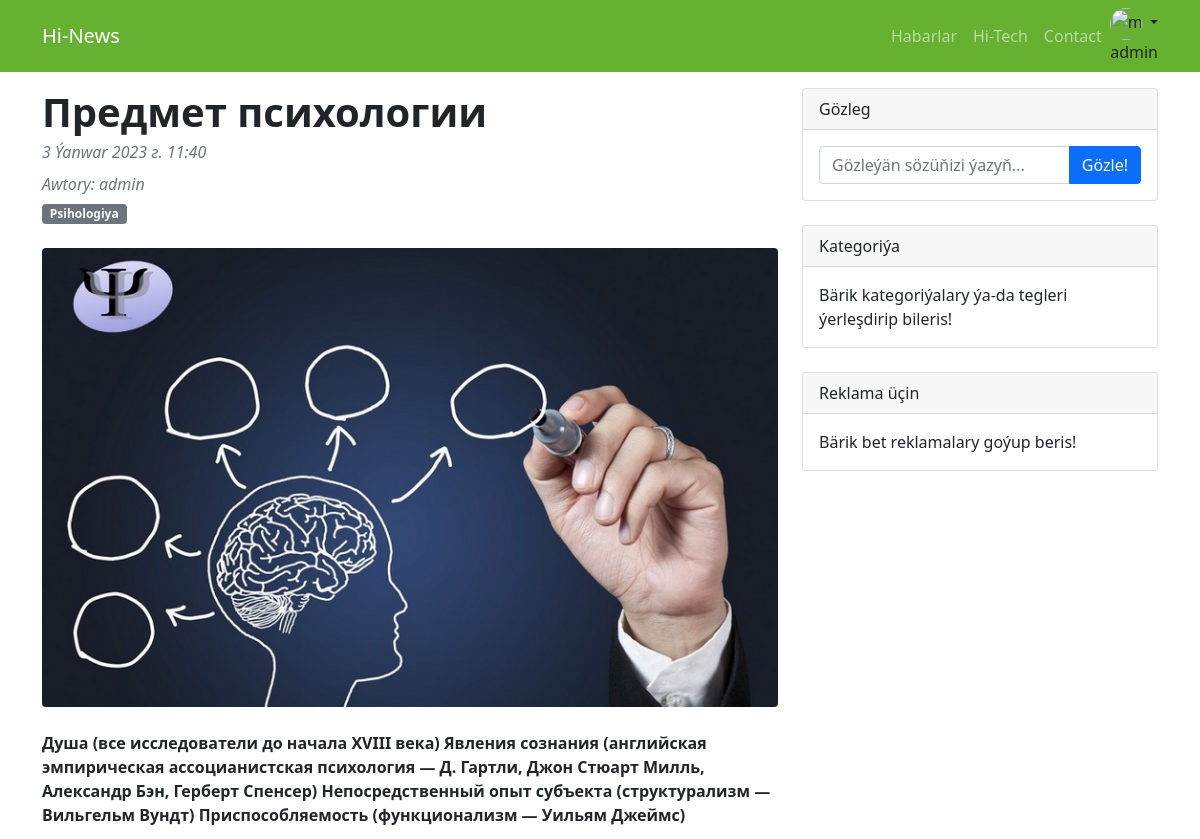
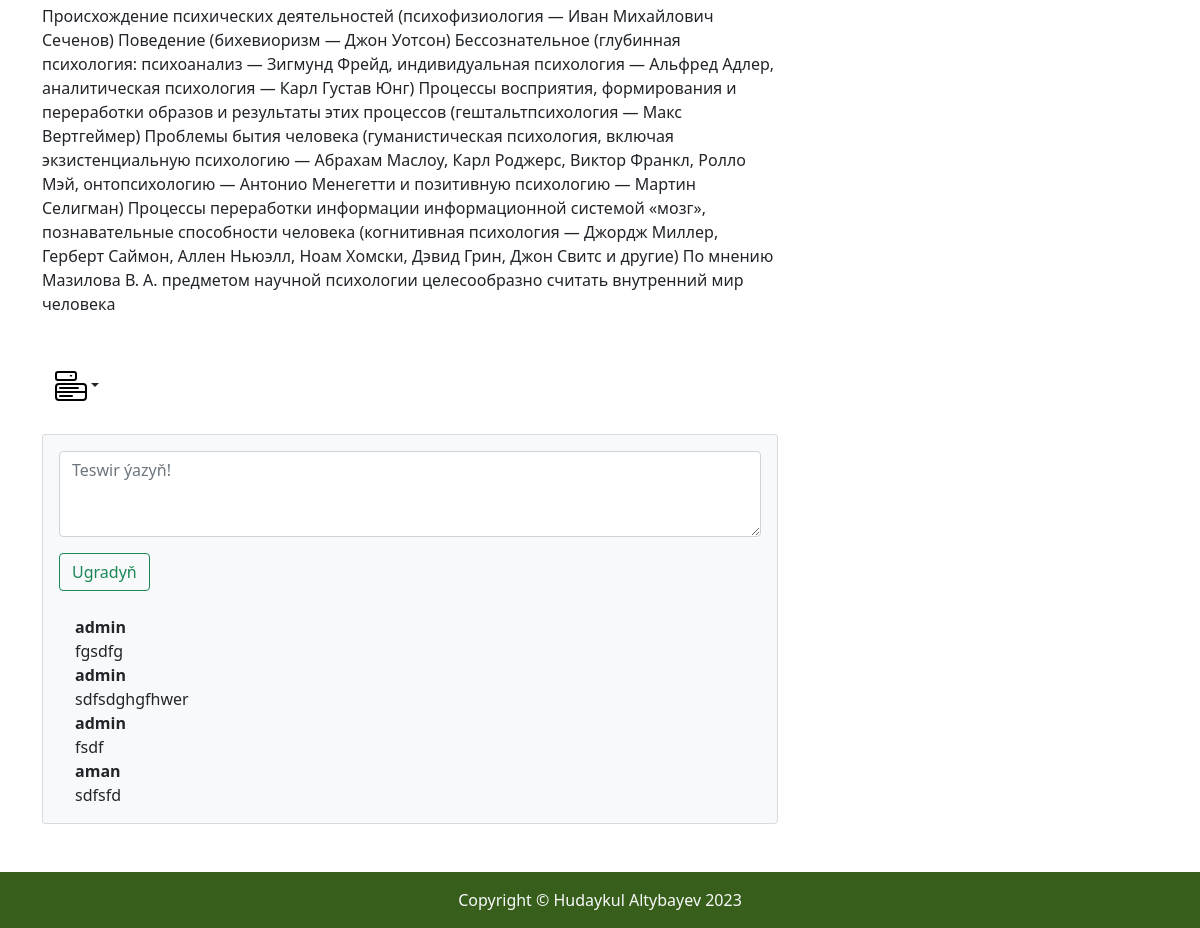
/1/ (signed in), run on the app's committed database (2 pictures, top to bottom).
### accounts/models.py (models this page shows)
class CustomUser(AbstractUser):
    age = models.PositiveIntegerField('yaşy', null=True, blank=True)

### articles/models.py (models this page shows, shortened)
class Article(models.Model):
    title = models.CharField(max_length=200)
    summary = models.CharField('Gysgaça', max_length=200, blank=True)
    body = RichTextField()
    category = models.ManyToManyField(Category, verbose_name='Kategoriyasy', related_name='blog_category')
    photo = models.ImageField(upload_to='images/', blank=True)
    date = models.DateTimeField(auto_now_add=True)
    author = models.ForeignKey(get_user_model(), on_delete=models.CASCADE)
    class Meta:
        verbose_name_plural = "Makala"

class Category(models.Model):
    name = models.CharField(max_length=100)
    class Meta:
        verbose_name_plural = "Kategoriýa"

class Comment(models.Model):
    article = models.ForeignKey(Article, on_delete=models.CASCADE, related_name='comments')
    text = models.TextField(max_length=1000)
    author = models.ForeignKey(get_user_model(), on_delete=models.CASCADE)
    parent = models.ForeignKey('self', verbose_name='esasy', on_delete=models.SET_NULL, blank=True, null=True)
    class Meta:
        verbose_name_plural = "Teswir"

### articles/views.py (the view)
# urls.py: path('<int:pk>/', ArticleDetailView.as_view(), name='article_detail'),
class ArticleDetailView(CategoryFilter, DetailView):
    model = Article
    template_name = 'article_detail.html'

### templates/article_detail.html (shortened to what this page needs)
{% extends 'base.html' %}
{% load static %}
{% block content %}
    <div class="col-lg-8 mt-3">
        <article>
            <header class="mb-4">
                <h1 class="fw-bolder mb-1">{{ article.title }}</h1>
                <div class="text-muted fst-italic mb-2">{{ article.date }}</div>
                <div class="text-muted fst-italic mb-2">Awtory: {{ article.author }}</div>
                {% for categor in article.category.all %}
                    <a class="badge bg-secondary text-decoration-none link-light" href="#!">{{ categor.name }}</a>
                {% endfor %}
            </header>
            <figure class="mb-4"><img class="img-fluid rounded"
                                      src="{{ article.photo.url }}" alt="{{ article.title }}"/></figure>
            <section class="mb-5">
                {{ article.body | safe }}
            </section>
            {% if user.is_superuser %}
                <div class="dropdown mb-4 ">
                    <i class="btn dropdown-toggle" type="button" aria-expanded="false" data-bs-toggle="dropdown"><img
                            src="{% static 'assets/menu-button.svg' %}" alt="Bootstrap" width="32" height="32"></i>
                </div>
            {% else %}
                <h2 class="visually-hidden"></h2>
            {% endif %}
        </article>
        <section class="mb-5">
            <div class="card bg-light">
                <div class="card-body">
                    <form action="{% url 'add_comment' article.id %}" method="post" class="mb-4">{% csrf_token %}
                        <textarea class="form-control" rows="3" name="text"
                                  placeholder="Teswir ýazyň!"></textarea>
                        {% if user.is_authenticated %}
                            <button type="submit" class="mt-3 btn btn-outline-success ">Ugradyň</button>
                        {% else %}
                            <div class="mt-2 alert alert-info" role="alert">
                                Teswir galdyrmak üçin ilki <a href="{% url 'login' %}" class="alert-link">agza boluň</a>.
                            </div>
                        {% endif %}
                    </form>
                    {% for comment in article.comments.all %}
                        <div class="d-flex">
                            <div class="ms-3">
                                <div class="fw-bold">{{ comment.author }}</div>
                                {{ comment.text }}
                            </div>
                        </div>
                    {% endfor %}
                </div>
            </div>
        </section>
    </div>
    {% include 'include/widget.html' %}
{% endblock content %}

### templates/base.html (shortened to what this page needs)
{% load static %}
<!DOCTYPE html>
<html class="h-100">
<head>
    <link rel="stylesheet" href="{% static 'bootstrap/css/bootstrap.min.css' %}">
    <link rel="stylesheet" href="{% static 'css/styles.css' %}">
    <link rel="stylesheet" href="{% static 'css/headers.css' %}">
</head>
<body class="d-flex flex-column h-100 ">
<nav class="navbar navbar-expand-lg navbar-dark " style="background-color: #66B032">
    <div class="container">
        <a class="navbar-brand" href="{% url 'article_list' %}">Hi-News</a>
        <div class="collapse navbar-collapse" id="navbarSupportedContent">
            <ul class="navbar-nav ms-auto mb-2 mb-lg-0">
                <li class="nav-item"><a class="nav-link" href="#">Habarlar</a></li>
                <li class="nav-item"><a class="nav-link" href="#!">Hi-Tech</a></li>
                <li class="nav-item"><a class="nav-link" href="#!">Contact</a></li>
            </ul>
            <div class="dropdown text-end">
                {% if user.is_authenticated %}
                    <a href="#" class="d-block link-dark text-decoration-none dropdown-toggle" id="dropdownUser1"
                       data-bs-toggle="dropdown" aria-expanded="false">
                        <img src="https://github.com/mdo.png" alt="mdo" width="32" height="32" class="rounded-circle">
                    </a>
                    {{ user.username }}
                {% else %}
                    <form class="form-inline ml-auto">
                        <a href="{% url 'login' %}" class="btn btn-outline-primary me-2">Girmek</a>
                        <a href="{% url 'signup' %}" class="btn btn-primary">Hasap açmak</a>
                    </form>
                {% endif %}
            </div>
        </div>
    </div>
</nav>
<div class="container">
    <div class="row">
        {% block content %}
        {% endblock content %}
    </div>
</div>
<footer class="footer mt-auto py-3 " style="background-color: #375F1B">
  <div class="container">
    <p class="m-0 text-center text-light">Copyright &copy; Hudaykul Altybayev 2023</p>
  </div>
</footer>
</body>
</html>

### static/css/headers.css (style rules this page uses)
.dropdown-toggle { outline: 0; }

### data on the page
CustomUser: username "admin"
Article: title "Предмет психологии", date "3 Ýanwar 2023 г. 11:40", author "admin", photo (picture), body "Душа (все исследователи до начала XVIII века) Явления сознания (английская эмпирическая ассоцианистская психология — Д. Гартли, Джон Стюарт Милль, Александр Бэн, Герберт Спенсер) Непосредственный опыт субъекта (структурализм — Вильгельм Вундт) Приспособляемость (функционализм — Уильям Джеймс) Происхождение психических деятельностей (психофизиология — Иван Михайлович Сеченов) Поведение (бихевиоризм — Джон Уотсон) Бессознательное (глубинная психология: психоанализ — Зигмунд Фрейд, индивидуальная психология — Альфред Адлер, аналитическая психология — Карл Густав Юнг) Процессы восприятия, формирования и переработки образов и результаты этих процессов (гештальтпсихология — Макс Вертгеймер)…"
Category: name "Psihologiya"
Comment: author "admin", text "fgsdfg"
Comment: author "admin", text "sdfsdghgfhwer"
Comment: author "admin", text "fsdf"
Comment: author "aman", text "sdfsfd"
